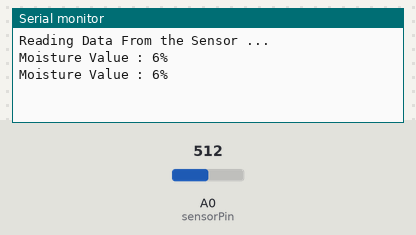
Bench run of a sketch on a simulated Arduino Uno, built with avr-gcc and run on an emulated ATmega328P. Parts: the last lines printed to the serial monitor. The test bench sets the inputs (shaded band); at power-on: A0 (sensorPin) = 512.

Above: at 3.2 s.
3.3 s: A0 (sensorPin) set to 716
At 4.6 s:
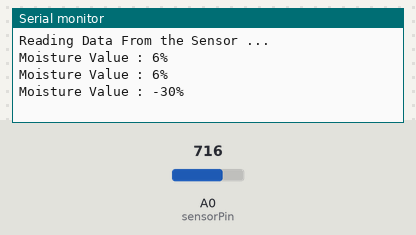
4.8 s: A0 (sensorPin) set to 900
At 5.8 s:
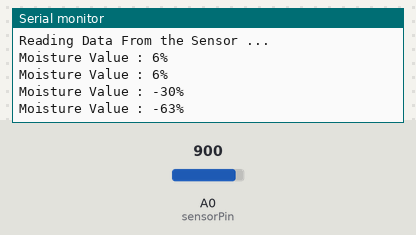
Timing chart, 0 to 7.8 s (numbered marks = the images above; inputs shaded):
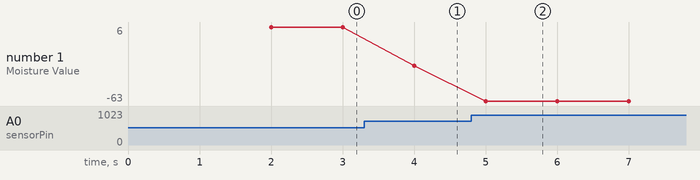

The sketch:

Soil_Moisture_with_Arduino_-_Analog_Output.ino
```cpp
/*
   Soil Moisture with Arduino - Analog Output
   For more details, visit: https://techzeero.com/arduino-tutorials/soil-moisture-sensor-arduino/
*/

int sensorPin = A0;
int outputValue ;

void setup()
{
   Serial.begin(9600);
   Serial.println("Reading Data From the Sensor ...");
   delay(2000);
}

void loop()
{
   outputValue= analogRead(sensorPin);
   outputValue = map(outputValue,550,0,0,100);

   Serial.print("Moisture Value : ");
   Serial.print(outputValue);
   Serial.println("%");
   delay(1000);
}
```

Measured:
- after the input at 3.3 s, the serial monitor: prints a new line after 0.70 s (image 1)
- after the input at 4.8 s, the serial monitor: prints a new line after 0.20 s (image 2)
- plotted number 1: 6 → -30 after the input at 3.3 s, -30 → -63 after the input at 4.8 s
